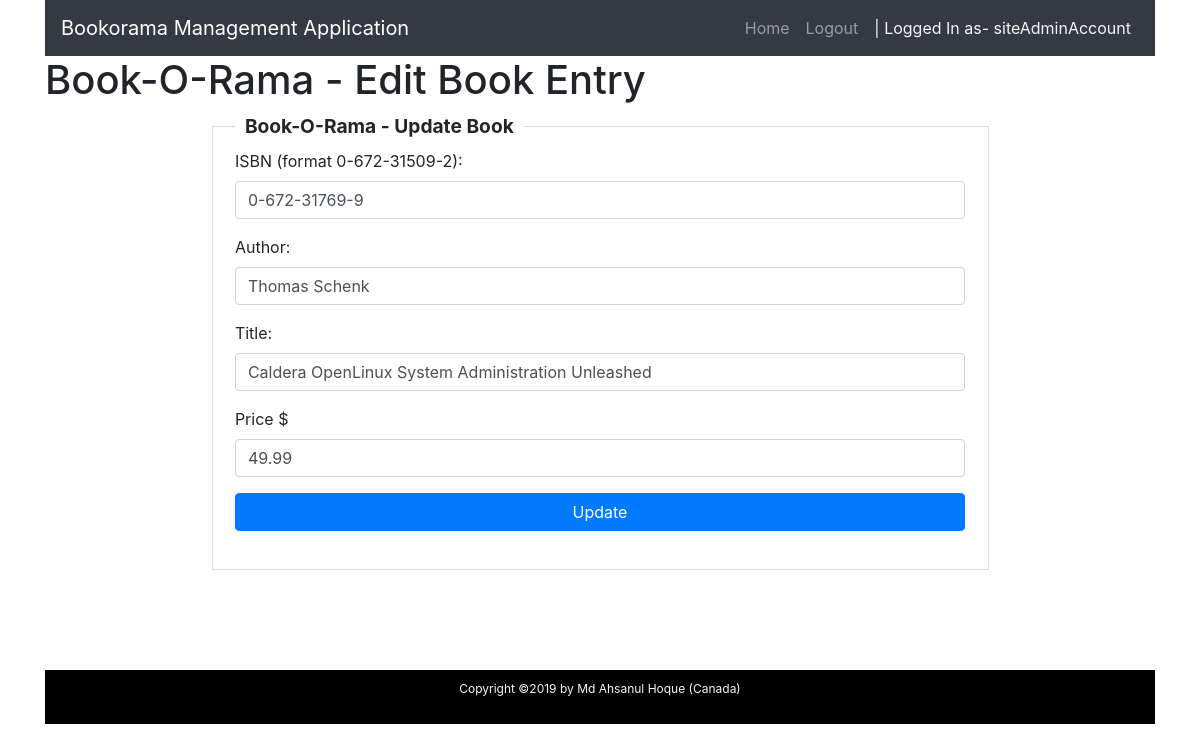
Screenshot of /admin/edit.php?bookId=4 (signed in) with the database file from the repository.
### tables this page shows
create table books
(  id int unsigned not null auto_increment primary key,
isbn char(13) not null,
   author char(50),
   title char(100),
   price float(4,2),
   UNIQUE KEY unique_isbn (isbn)
);

### admin/auth/LoginHelper.php (called while the page is built, shortened)
<?php
class LoginHelper
{
    public static function isLoggedIn(){
        if ($_SESSION['isLoggedIn']){
            return true;
        }
        else{
            return false;
        }
    }
}

### admin/edit.php (the view, shortened to what this page needs)
<?php
require ('./auth/LoginHelper.php');
if (LoginHelper::isLoggedIn()) {
if(isset($_GET['bookId'])) {
    $bookId = $_GET['bookId'];
    require("../lib/config.php");
    $bookId = $mysqli->real_escape_string($bookId);
    $query = "SELECT * FROM books WHERE books.id = $bookId";
    $result = $mysqli->query($query);
    $num_results = $result->num_rows;
    if ($num_results == 0) {
        $message = "Book not found.";
    } else {
        $row = $result->fetch_assoc();
        $isbn = $row['isbn'];
        $title = $row['title'];
        $author = $row['author'];
        $price = $row['price'];
    }
} else {
    $message = "Sorry, no id provided.";
}
?>
<!doctype html>
<html>
<head>
    <link rel="stylesheet" href="../css/bootstrap/bootstrap.min.css">
    <link rel="stylesheet" href="../css/custom.css">
</head>
<body>
<div class="container">
    <nav class="navbar navbar-expand-lg navbar-dark bg-dark">
        <a class="navbar-brand" href="./index.php">Bookorama Management Application</a>
        <div class="collapse navbar-collapse" id="navbarSupportedContent">
            <ul class="navbar-nav ml-auto">
                <li class="nav-item">
                    <a class="nav-link" href="../index.php">Home</a>
                </li>
                <li class="nav-item">
                    <a class="nav-link" href="./auth/logout.php">Logout</a>
                </li>
                <li class="nav-item">
                    <a class="nav-link loggedIn-text"><?php echo "| Logged In as- ".$_SESSION['sessionUserName']; ?></a>
                </li>
            </ul>
        </div>
    </nav>
    <h1>Book-O-Rama - Edit Book Entry</h1>
    <?php
    if (isset($message)) {
        echo $message;
    } else {
        ?>
        <div class="form-content">
            <form action="update.php" method="post">
                <fieldset  class="scheduler-border">
                    <legend  class="scheduler-border">Book-O-Rama - Update Book</legend>
                    <div class="form-group">
                        <label for="isbn">ISBN (format 0-672-31509-2):</label>
                        <input type="text" class="form-control" id="isbn" value='<?php echo $isbn ?>' placeholder="Enter book isbn" name="isbn">
                    </div>
                    <div class="form-group">
                        <label for="author">Author:</label>
                        <input type="text" class="form-control" id="author" value='<?php echo $author ?>' placeholder="Enter book author" name="author">
                    </div>
                    <div class="form-group">
                        <label for="title">Title:</label>
                        <input type="text" class="form-control" id="title" value='<?php echo $title ?>' placeholder="Enter book title" name="title">
                    </div>
                    <div class="form-group">
                        <label for="price">Price $</label>
                        <input type="text" class="form-control" id="price" value='<?php echo $price ?>' placeholder="Enter book price" name="price">
                    </div>
                    <div class="form-group">
                        <button type="submit" name="submit" class="btn btn-primary btn-block">Update</button>
                    </div>
                </fieldset>
            </form>
        </div>
        <?php
    }
    include ('../layout/footer.php');
    ?>
</body>
</html>
    <?php
}else{
    header('Location: ./auth/login.php');
}
?>

### css/custom.css (style rules this page uses)
fieldset.scheduler-border { border: 1px groove #ddd !important; padding: 0 1.4em 1.4em 1.4em !important; margin: 0 0 1.5em 0 !important; -webkit-box-shadow: 0px 0px 0px 0px #000; box-shadow: 0px 0px 0px 0px #000; }
legend.scheduler-border { font-size: 1.2em !important; font-weight: bold !important; text-align: left !important; width:auto; padding:0 10px; border-bottom:none; }
.form-content { max-width: 70%; margin: 0 auto; }
.loggedIn-text { color: whitesmoke !important; }

### rows the page displays
books: isbn "0-672-31769-9", author "Thomas Schenk", title "Caldera OpenLinux System Administration Unleashed", price "49.99"

### other values shown
$_SESSION['sessionUserName'] "siteAdminAccount"
